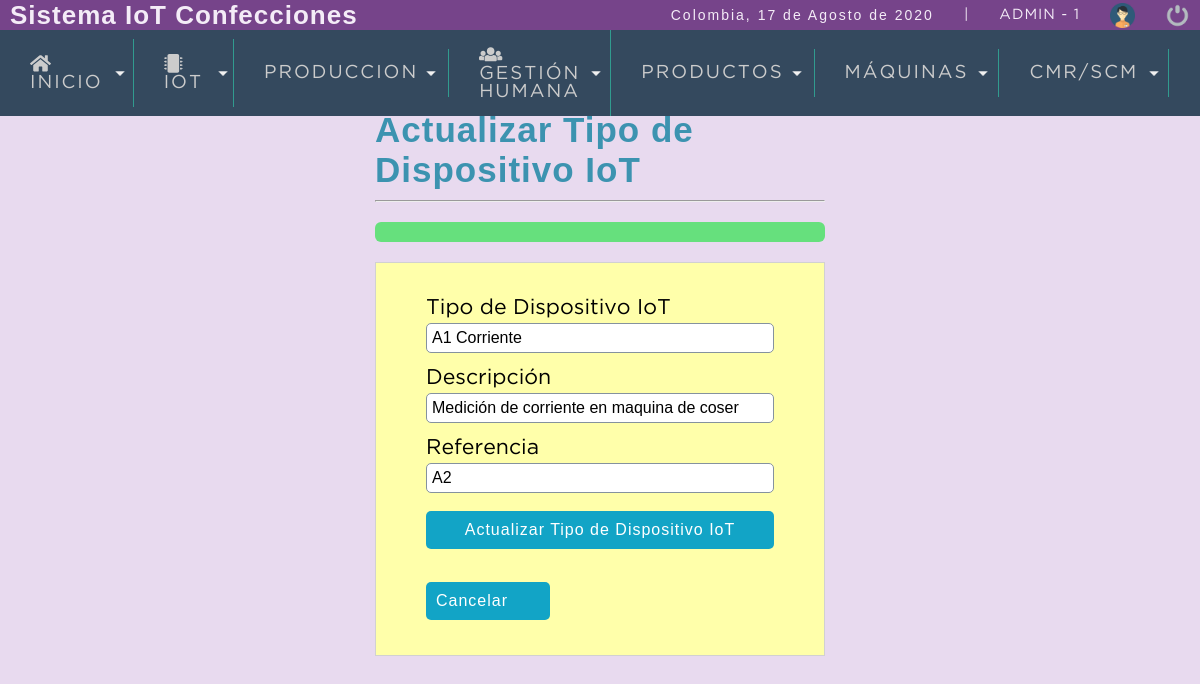
Screenshot of /sistema/editar_tipodispositivoIoT.php?id=1 (signed in) with the database file from the repository.
### tables this page shows
CREATE TABLE `tiposmodulosiot` (
  `idtipomoduloiot` int(11) NOT NULL,
  `tipomoduloIoT` varchar(20) NOT NULL,
  `descripcion` varchar(200) NOT NULL,
  `referencia` varchar(20) NOT NULL,
  `status` int(11) NOT NULL DEFAULT 1,
  `created_at` datetime DEFAULT current_timestamp(),
  `updated_at` datetime DEFAULT NULL,
  `deleted_at` datetime DEFAULT NULL
);

### sistema/editar_tipodispositivoIoT.php (the view, shortened to what this page needs)
<?php
	include "../conexion.php";
	$idtipmodIoT=$_REQUEST['id'];
	$sql=mysqli_query($conexion,"SELECT idtipomoduloiot, tipomoduloIoT, descripcion, referencia  FROM tiposmodulosIoT WHERE (idtipomoduloiot=$idtipmodIoT AND status=1)");
	$result_sql=mysqli_num_rows($sql);
	if ($result_sql==0){
		header('location: lista_tiposdispositivosIoT.php');
	}else{
		while ($data=mysqli_fetch_array($sql)) {
			$tipomoduloIoT=$data['tipomoduloIoT'];
			$descripcion=$data['descripcion'];
			$referencia=$data['referencia'];
		}
	}
?>
<!DOCTYPE html>
<html lang="en">
<head>
	<?php  include "includes/scripts.php"; ?>
</head>
<body>
	<?php  include "includes/header.php"; ?>
	<section id="container">
		<div class="form_register">
			<h1>Actualizar Tipo de Dispositivo IoT</h1>
			<hr>
			<div class="alert"> <?php echo isset($alert) ? $alert : ''; ?></div>
			<form action="" method="post">
				<label for='tipomoduloIoT'>Tipo de Dispositivo IoT</label>
				<input type="text" name="tipomoduloIoT" id="tipomoduloIoT" placeholder="Tipo de modulo IoT" value="<?php echo $tipomoduloIoT; ?>">
				<label for='descripcion'>Descripción</label>
				<input type="text" name="descripcion" id="descripcion" placeholder="Descripción" value="<?php echo $descripcion; ?>">
				<label for="referencia">Referencia</label>
				<input type="text" name="referencia" id="referencia" placeholder="Referencia" value="<?php echo $referencia; ?>">
				<br>
				<input type="submit" value="Actualizar Tipo de Dispositivo IoT" class="btn_save">
				<br>
				<a class="btn_cancel" href="lista_tiposdispositivosIoT.php">Cancelar</a>
			</form>
		</div>
	</section>
</body>
</html>

### sistema/css/style1.css (style rules this page uses)
* { margin: 0; padding: 0; box-sizing: border-box; }
body { background: #E8DAEF; }
h1, h2, h3, h4, h5, h6 { font-family: 'arial'; font-weight: bold; letter-spacing: 1px; }
h1 { font-size: 26px; }
a { text-decoration: none; font-family: arial; letter-spacing: 1px; }
#container { padding: 90px 15px 15px; }
.form_register { width: 450px; margin: auto; margin-top: 20px; }
.form_register h1 { color: #3c93b0; }
hr { border: 1 background: #AAA; height: 2px; margin: 10px 0; display: block; }
form { background: #FFA; margin: auto; padding: 20px 50px; border: 1px solid #d1d1d1; }
label { display: block; font-size: 16pt; font-family: 'GothamBook'; margin: 15px auto 5px auto; }
input,select { display: block; width: 100%; font-size: 12pt; padding: 5px; border: 1px solid #85929e; border-radius: 5px; }
.btn_save { font-size: 12pt; background: #12a4c6; padding: 10px; color: #FFF; letter-spacing: 1px; border: 0; cursor: pointer; margin: 30 auto 15px auto; display: block; border-radius: 5px; }
.btn_cancel { font-size: 12pt; background: #12a4c6; padding: 10px; color: #FFF; letter-spacing: 1px; border: 0; cursor: pointer; margin: 30 auto 15px auto; display: block; border-radius: 5px; }
.alert { width: 100%; background: #66e07d; border-radius: 6px; margin: 20px auto; }
.alert { padding: 10px; }
#container h1 { font-size: 35px; display: inline-block; }
.btn_cancel,.btn_ok { width: 124px; display: inline-block; border-radius: 5px; font-size: 12pt; background: #12a4c6; padding: 10px; color: #FFF; letter-spacing: 1px; border: 0; cursor: pointer; margin: 15px auto; }

### rows the page displays
tiposmodulosiot: tipomoduloIoT "A1 Corriente", descripcion "Medición de corriente en maquina de coser", referencia "A2"

### other values shown
fechaC() "17 de Agosto de 2020"
$_SESSION['user'] "ADMIN"
$_SESSION['rol'] "1"
